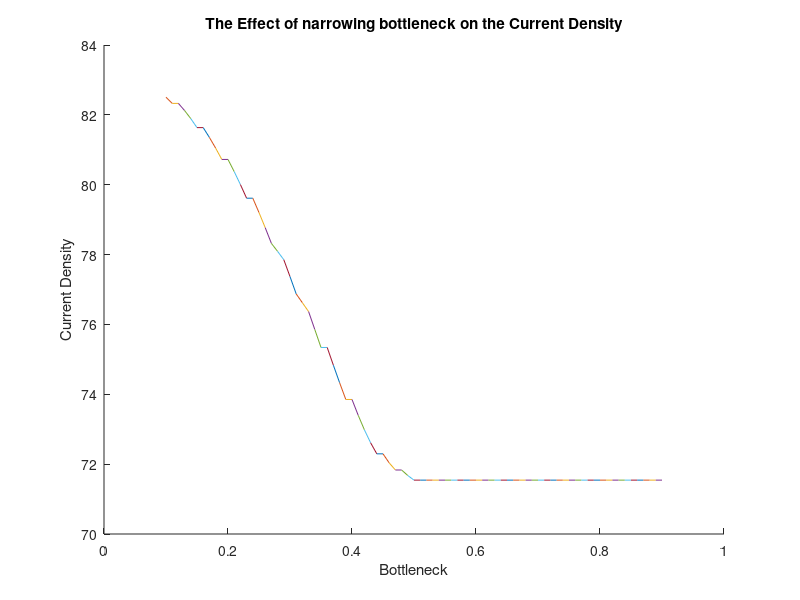

The MATLAB source for this figure:
%In part 2c) we are investigating narrowing of the bottle neck, this is
%done by changing the y valyes of the box that we used in parts a and b.
%Again, we are going to loop through values to multiply the y values and
%observe the effects this has on current. stay tuned for more

for bottleneck = 0.1:0.01:0.9

 %setting up variable matrices like in part 1   
    nx = 50;            
    ny = nx*3/2;        
    G = sparse(nx*ny);  
    Op = zeros(1, nx*ny);
    
    Sigmatrix = zeros(ny, nx); % a sigma matrix is required for this part
    Sig1 = 10^-2;              % sigma value given outside the box
    Sig2 = 1;                   % sigma value given inside the box
   
    
    %The bottleneck is incrementally "narrowed" by modifying the y values
    %of the box
    box = [nx*2/5 nx*3/5 ny*bottleneck ny*(1-bottleneck)]; 
    
    %filling in the G matrix
    for i = 1:nx
        
        for j = 1:ny
            
            n = j + (i-1)*ny;
            
            if i == 1
                
                G(n, :) = 0;
                G(n, n) = 1;
                Op(n) = 1;
                
            elseif i == nx
                
                G(n, :) = 0;
                G(n, n) = 1;
                Op(n) = 0;
                
            elseif j == 1
                
                if i > box(1) && i < box(2)
                    
                    G(n, n) = -3;
                    G(n, n+1) = Sig1;
                    G(n, n+ny) = Sig1;
                    G(n, n-ny) = Sig1;
                    
                else
                    
                    G(n, n) = -3;
                    G(n, n+1) = Sig2;
                    G(n, n+ny) = Sig2;
                    G(n, n-ny) = Sig2;
                    
                end
                
            elseif j == ny
                
                if i > box(1) && i < box(2)
                    G(n, n) = -3;
                    G(n, n+1) = Sig1;
                    G(n, n+ny) = Sig1;
                    G(n, n-ny) = Sig1;
                    
                else
                    
                    G(n, n) = -3;
                    G(n, n+1) = Sig2;
                    G(n, n+ny) = Sig2;
                    G(n, n-ny) = Sig2;
                    
                end
                
            else
                
                if i > box(1) && i < box(2) && (j < box(3)||j > box(4))
                    
                    G(n, n) = -4;
                    G(n, n+1) = Sig1;
                    G(n, n-1) = Sig1;
                    G(n, n+ny) = Sig1;
                    G(n, n-ny) = Sig1;
                    
                else
                    
                    G(n, n) = -4;
                    G(n, n+1) = Sig2;
                    G(n, n-1) = Sig2;
                    G(n, n+ny) = Sig2;
                    G(n, n-ny) = Sig2;
                    
                end
            end
        end
    end
    
    
    for Length = 1 : nx
        
        for Width = 1 : ny
            
            if Length >= box(1) && Length <= box(2)
                Sigmatrix(Width, Length) = Sig1;
                
            else
                Sigmatrix(Width, Length) = Sig2;
                
            end
            
            if Length >= box(1) && Length <= box(2) && Width >= box(3) && Width <= box(4)
                
                Sigmatrix(Width, Length) = Sig2;
            end
        end
    end
        
    
    Voltage = G\Op';
    
    
    sol = zeros(ny, nx, 1);
    
    for i = 1:nx
        
        for j = 1:ny
            
            n = j + (i-1)*ny;
            sol(j,i) = Voltage(n);
            
        end
    end
        
    %The electric field can be derived from the surface voltage using a
    %gradient
    [elecx, elecy] = gradient(sol);
        
    %J, the current density, is calculated by multiplying sigma and the
    %electric field together.

    J_x = Sigmatrix.*elecx;
    J_y = Sigmatrix.*elecy;
    J = sqrt(J_x.^2 + J_y.^2);
        
   %plotting bottleneck vs current
    figure(1)
    hold on
    
    if bottleneck == 0.1
        
        Curr = sum(J, 2);
        Currtot = sum(Curr);
        Currold = Currtot;
        plot([bottleneck, bottleneck], [Currold, Currtot])
        
    end
    
    if bottleneck > 0.1
        
        Currold = Currtot;
        Curr = sum(J, 2);
        Currtot = sum(Curr);
        plot([bottleneck-0.01, bottleneck], [Currold, Currtot])
        xlabel("Bottleneck");
        ylabel("Current Density");
        
    end
    
    title("The Effect of narrowing bottleneck on the Current Density")

end

%DISCUSSION%

%Observing the plot, we see that narrowing the bottleneck incrementally
%leads to a decrease in the current value, However, after a certain point,
%when the value of narrowing reaches 0.5, the current stagnates and does
%not decrease any more and stays fixed at about 71.5. Note that the
%relationship is not a linear decrease, but resembles an exponential
%decrease before current density   stops decreasing.